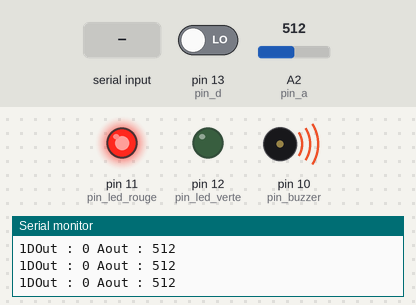
Simulated run of this sketch. Board: Arduino Uno, built with avr-gcc and run on an emulated ATmega328P. On the bench: output pins drawn as LEDs (lit = HIGH), buzzer (waves = sounding, pin HIGH), the last lines printed to the serial monitor. The inputs (shaded band) are chosen by the test bench; at power-on: pin 13 (pin_d) LOW, A2 (pin_a) = 512.

Above: at 1.2 s.
1.3 s: "1" received over Serial
At 2.0 s:
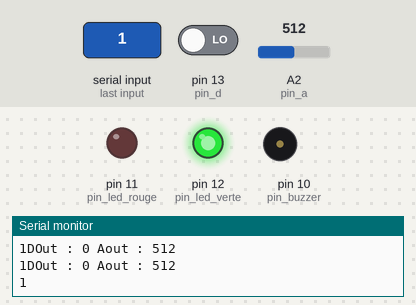
Timing chart, 0 to 4.3 s (numbered marks = the images above; inputs shaded):
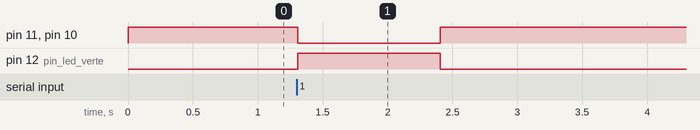

Measured:
- after the input at 1.3 s, pin 11 (pin_led_rouge), pin 10 (pin_buzzer): HIGH → LOW at once, → HIGH 1.1 s later; pin 12 (pin_led_verte): LOW → HIGH at once, → LOW 1.1 s later

The sketch:

gaz.ino
```cpp
// Definition des broches pour les
// LEDs et le Buzzer
int pin_led_rouge = 11;
int pin_led_verte = 12;
int pin_buzzer = 10;

// Definition des broches du senseur
int pin_d = 13;   // Senseur DOUT (digitale)
int pin_a = A2;  // Senseur AOUT (analogique)

int niveau_senseur = 250;
char data;
void setup()
{
  // Definir les broche du senseur comme entree
  pinMode(pin_d, INPUT);
  pinMode(pin_a, INPUT);

  // Definir le buzzer et LEDs comme sortie
  pinMode(pin_led_rouge, OUTPUT);
  pinMode(pin_led_verte, OUTPUT);
  pinMode(pin_buzzer, OUTPUT);

  // Initialiser le port serie
  Serial.begin(9600);
}

void loop()
{

  // Lecture de DOUT du senseur sur l'entree digital
  int valeur_digital = digitalRead(pin_d);
  // Lecture de AOUT du senseur sur l'entree analogique
  int valeur_analogique = analogRead(pin_a);

//  Afficher les donnees sur le moniteur serie
  Serial.print("DOut : ");
  Serial.print(valeur_digital);
  Serial.print(" Aout : ");
  Serial.println(valeur_analogique);


  if (valeur_analogique > niveau_senseur)
  {
    // Passer en mode alarme (led rouge et buzzer)
    digitalWrite(pin_led_rouge, HIGH);
    digitalWrite(pin_led_verte, LOW);
    digitalWrite(pin_buzzer, HIGH);
    Serial.write('1');
  }

       data=Serial.read();
       if(data=='1')
        {
       digitalWrite(pin_led_rouge, LOW);
    digitalWrite(pin_led_verte, HIGH);
    digitalWrite(pin_buzzer, LOW);
      delay(1000);// alumer la lampe
      Serial.write('1'); //envoyer le nouvel état de la lampe
     }


  delay(100); // petite pause
  }
```
